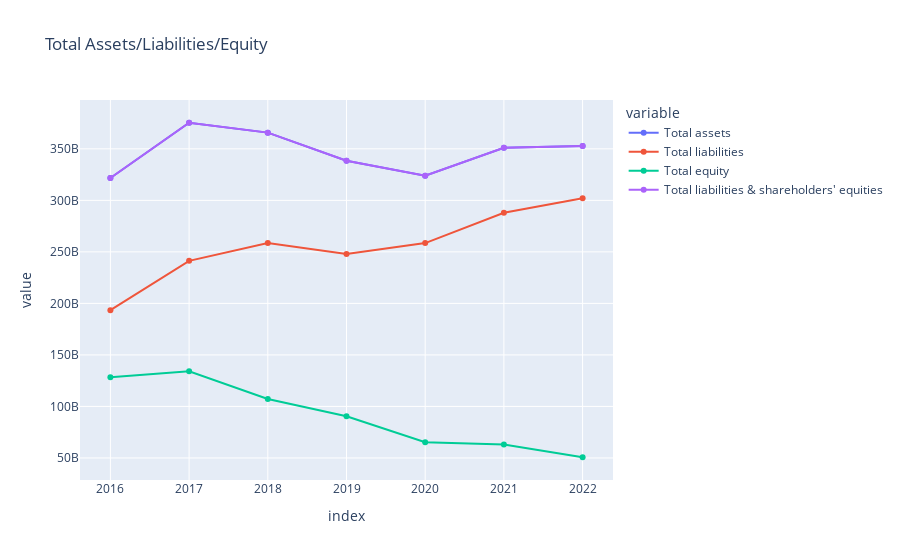
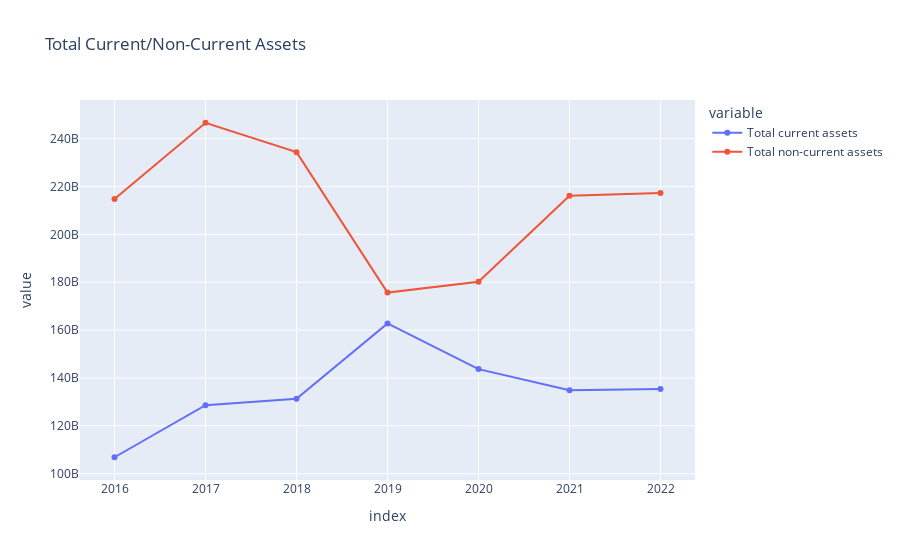
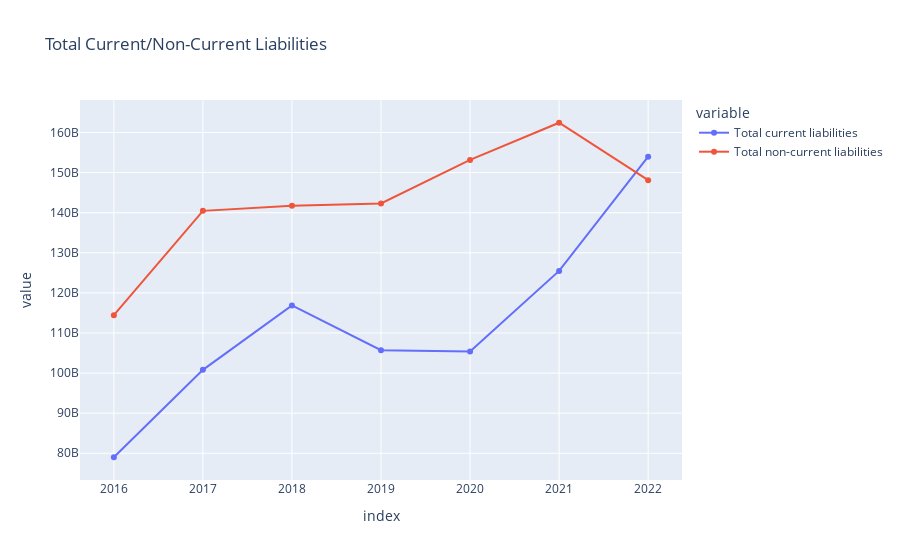
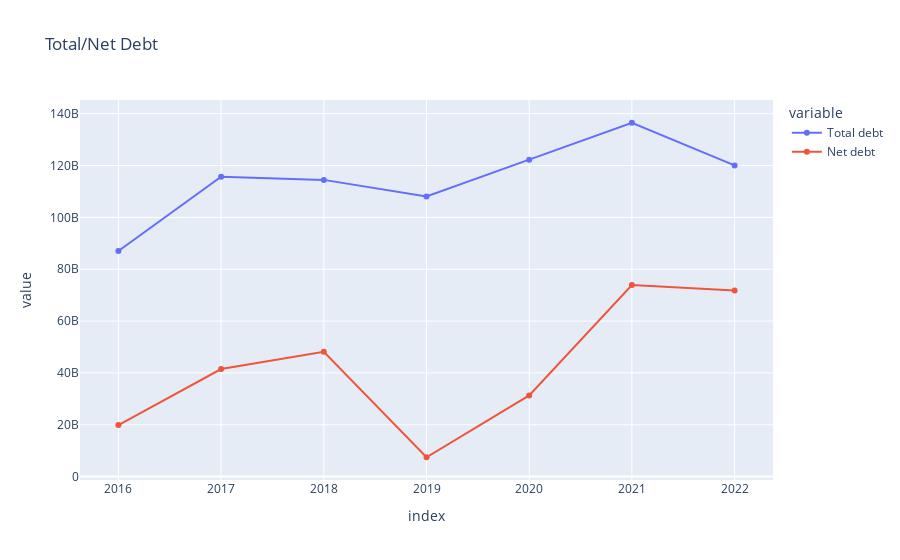

Notebook code for these charts, in order:
### Code cell
# balanse sheet
df_balanse_sheet = run_scraper.balanse_sheet.transpose()

fig_total_assets_liabilities_equity = px.line(df_balanse_sheet, x=df_balanse_sheet.index, y=['Total assets', 'Total liabilities', 'Total equity',  "Total liabilities & shareholders' equities"],
                                              title='Total Assets/Liabilities/Equity', markers=True)
fig_total_assets_liabilities_equity.show()

fig_current_non_current_assets = px.line(df_balanse_sheet, x=df_balanse_sheet.index, y=['Total current assets', 'Total non-current assets'],
                                         title='Total Current/Non-Current Assets', markers=True)
fig_current_non_current_assets.show()

fig_current_non_current_liabilities = px.line(df_balanse_sheet, x=df_balanse_sheet.index, y=['Total current liabilities', 'Total non-current liabilities'],
                                              title='Total Current/Non-Current Liabilities', markers=True)
fig_current_non_current_liabilities.show()


fig_total_assets_liabilities_equity = px.line(df_balanse_sheet, x=df_balanse_sheet.index, y=['Total debt', 'Net debt'],
                                              title='Total/Net Debt', markers=True)
fig_total_assets_liabilities_equity.show()

fig_book_value_per_share = px.line(df_balanse_sheet, x=df_balanse_sheet.index, y=['Book value per share'],
                                   title='Book Value Per Share', markers=True)
fig_book_value_per_share.show()


# Index(['Total assets', 'Total current assets',
#        'Cash and short term investments', 'Cash & equivalents',
#        'Short term investments', 'Total receivables, net',
#        'Accounts receivable - trade, net', 'Accounts receivables, gross',
#        'Bad debt / Doubtful accounts', 'Other receivables', 'Total inventory',
#        'Inventories - work in progress',
#        'Inventories - progress payments & other',
#        'Inventories - finished goods', 'Inventories - raw materials',
#        'Prepaid expenses', 'Other current assets, total',
#        'Total non-current assets', 'Long term investments',
#        'Note receivable - long term',
#        'Investments in unconsolidated subsidiaries', 'Other investments',
#        'Net property/plant/equipment', 'Gross property/plant/equipment',
#        'Property/plant/equipment - Buildings',
#        'Property/plant/equipment - Construction in progress',
#        'Property/plant/equipment - Machinery & equipment',
#        'Property/plant/equipment - Land & improvement',
#        'Property/plant/equipment - Leased property',
#        'Property/plant/equipment - Leases',
#        'Property/plant/equipment - Computer software and equipment',
#        'Property/plant/equipment - Transportation equipment',
#        'Property/plant/equipment - Other', 'Accumulated depreciation, total',
#        'Accumulated depreciation - Buildings',
#        'Accumulated depreciation - Construction in progress',
#        'Accumulated depreciation - Machinery & equipment',
#        'Accumulated depreciation - Land & improvement',
#        'Accumulated depreciation - Leased property',
#        'Accumulated depreciation - Leases',
#        'Accumulated depreciation - Computer software and equipment',
#        'Accumulated depreciation - Transportation equipment',
#        'Accumulated depreciation - Other', 'Deferred tax assets',
#        'Net intangible assets', 'Goodwill, net', 'Goodwill, gross',
#        'Accumulated goodwill amortization', 'Other intangibles, net',
#        'Other intangibles, gross',
#        'Accumulated amortization of other intangibles', 'Deferred charges',
#        'Other long term assets, total', 'Total liabilities',
#        'Total current liabilities', 'Short term debt',
#        'Current portion of LT debt and capital leases',
#        'Short term debt excl. current portion of LT debt', 'Notes payable',
#        'Other short term debt', 'Accounts payable', 'Income tax payable',
#        'Dividends payable', 'Accrued payroll', 'Deferred income, current',
#        'Other current liabilities', 'Total non-current liabilities',
#        'Long term debt', 'Long term debt excl. lease liabilities',
#        'Capital and operating lease obligations',
#        'Capitalized lease obligations', 'Operating lease liabilities',
#        'Provision for risks & charge', 'Deferred tax liabilities',
#        'Deferred income, non-current', 'Other non-current liabilities, total',
#        'Total equity', 'Shareholders' equity', 'Common equity, total',
#        'Preferred stock, carrying value', 'Minority interest',
#        'Total liabilities & shareholders' equities', 'Total debt', 'Net debt',
#        'Book value per share'],
#       dtype='object')

### Figure 1 — Plotly figure (JSON) as saved in the notebook; plotly's stock layout.template omitted (floating-point values rounded to 4 significant figures)
{"data": [{"hovertemplate": "variable=Total assets<br>index=%{x}<br>value=%{y}<extra></extra>", "legendgroup": "Total assets", "line": {"color": "#636efa", "dash": "solid"}, "marker": {"symbol": "circle"}, "mode": "markers+lines", "name": "Total assets", "orientation": "v", "showlegend": true, "type": "scatter", "x": ["2016", "2017", "2018", "2019", "2020", "2021", "2022"], "xaxis": "x", "y": [321690000000, 375320000000, 365730000000, 338520000000, 323890000000, 351000000000, 352750000000], "yaxis": "y"}, {"hovertemplate": "variable=Total liabilities<br>index=%{x}<br>value=%{y}<extra></extra>", "legendgroup": "Total liabilities", "line": {"color": "#EF553B", "dash": "solid"}, "marker": {"symbol": "circle"}, "mode": "markers+lines", "name": "Total liabilities", "orientation": "v", "showlegend": true, "type": "scatter", "x": ["2016", "2017", "2018", "2019", "2020", "2021", "2022"], "xaxis": "x", "y": [193440000000, 241270000000, 258600000000.0, 248030000000, 258550000000, 287910000000, 302080000000], "yaxis": "y"}, {"hovertemplate": "variable=Total equity<br>index=%{x}<br>value=%{y}<extra></extra>", "legendgroup": "Total equity", "line": {"color": "#00cc96", "dash": "solid"}, "marker": {"symbol": "circle"}, "mode": "markers+lines", "name": "Total equity", "orientation": "v", "showlegend": true, "type": "scatter", "x": ["2016", "2017", "2018", "2019", "2020", "2021", "2022"], "xaxis": "x", "y": [128250000000, 134100000000.0, 107150000000, 90490000000, 65340000000, 63090000000, 50670000000], "yaxis": "y"}, {"hovertemplate": "variable=Total liabilities & shareholders' equities<br>index=%{x}<br>value=%{y}<extra></extra>", "legendgroup": "Total liabilities & shareholders' equities", "line": {"color": "#ab63fa", "dash": "solid"}, "marker": {"symbol": "circle"}, "mode": "markers+lines", "name": "Total liabilities & shareholders' equities", "orientation": "v", "showlegend": true, "type": "scatter", "x": ["2016", "2017", "2018", "2019", "2020", "2021", "2022"], "xaxis": "x", "y": [321690000000, 375320000000, 365730000000, 338520000000, 323890000000, 351000000000, 352750000000], "yaxis": "y"}], "layout": {"legend": {"title": {"text": "variable"}, "tracegroupgap": 0}, "title": {"text": "Total Assets/Liabilities/Equity"}, "xaxis": {"anchor": "y", "domain": [0, 1], "title": {"text": "index"}}, "yaxis": {"anchor": "x", "domain": [0, 1], "title": {"text": "value"}}}}

### Figure 2 — Plotly figure (JSON) as saved in the notebook; plotly's stock layout.template omitted (floating-point values rounded to 4 significant figures)
{"data": [{"hovertemplate": "variable=Total current assets<br>index=%{x}<br>value=%{y}<extra></extra>", "legendgroup": "Total current assets", "line": {"color": "#636efa", "dash": "solid"}, "marker": {"symbol": "circle"}, "mode": "markers+lines", "name": "Total current assets", "orientation": "v", "showlegend": true, "type": "scatter", "x": ["2016", "2017", "2018", "2019", "2020", "2021", "2022"], "xaxis": "x", "y": [106870000000, 128650000000, 131340000000, 162820000000, 143710000000, 134840000000, 135410000000], "yaxis": "y"}, {"hovertemplate": "variable=Total non-current assets<br>index=%{x}<br>value=%{y}<extra></extra>", "legendgroup": "Total non-current assets", "line": {"color": "#EF553B", "dash": "solid"}, "marker": {"symbol": "circle"}, "mode": "markers+lines", "name": "Total non-current assets", "orientation": "v", "showlegend": true, "type": "scatter", "x": ["2016", "2017", "2018", "2019", "2020", "2021", "2022"], "xaxis": "x", "y": [214820000000, 246670000000, 234390000000, 175700000000, 180180000000, 216170000000, 217350000000], "yaxis": "y"}], "layout": {"legend": {"title": {"text": "variable"}, "tracegroupgap": 0}, "title": {"text": "Total Current/Non-Current Assets"}, "xaxis": {"anchor": "y", "domain": [0, 1], "title": {"text": "index"}}, "yaxis": {"anchor": "x", "domain": [0, 1], "title": {"text": "value"}}}}

### Figure 3 — Plotly figure (JSON) as saved in the notebook; plotly's stock layout.template omitted (floating-point values rounded to 4 significant figures)
{"data": [{"hovertemplate": "variable=Total current liabilities<br>index=%{x}<br>value=%{y}<extra></extra>", "legendgroup": "Total current liabilities", "line": {"color": "#636efa", "dash": "solid"}, "marker": {"symbol": "circle"}, "mode": "markers+lines", "name": "Total current liabilities", "orientation": "v", "showlegend": true, "type": "scatter", "x": ["2016", "2017", "2018", "2019", "2020", "2021", "2022"], "xaxis": "x", "y": [79010000000, 100810000000, 116870000000, 105720000000, 105390000000, 125480000000, 153980000000], "yaxis": "y"}, {"hovertemplate": "variable=Total non-current liabilities<br>index=%{x}<br>value=%{y}<extra></extra>", "legendgroup": "Total non-current liabilities", "line": {"color": "#EF553B", "dash": "solid"}, "marker": {"symbol": "circle"}, "mode": "markers+lines", "name": "Total non-current liabilities", "orientation": "v", "showlegend": true, "type": "scatter", "x": ["2016", "2017", "2018", "2019", "2020", "2021", "2022"], "xaxis": "x", "y": [114430000000, 140460000000, 141710000000, 142310000000, 153160000000, 162430000000, 148100000000], "yaxis": "y"}], "layout": {"legend": {"title": {"text": "variable"}, "tracegroupgap": 0}, "title": {"text": "Total Current/Non-Current Liabilities"}, "xaxis": {"anchor": "y", "domain": [0, 1], "title": {"text": "index"}}, "yaxis": {"anchor": "x", "domain": [0, 1], "title": {"text": "value"}}}}

### Figure 4 — Plotly figure (JSON) as saved in the notebook; plotly's stock layout.template omitted (floating-point values rounded to 4 significant figures)
{"data": [{"hovertemplate": "variable=Total debt<br>index=%{x}<br>value=%{y}<extra></extra>", "legendgroup": "Total debt", "line": {"color": "#636efa", "dash": "solid"}, "marker": {"symbol": "circle"}, "mode": "markers+lines", "name": "Total debt", "orientation": "v", "showlegend": true, "type": "scatter", "x": ["2016", "2017", "2018", "2019", "2020", "2021", "2022"], "xaxis": "x", "y": [87030000000, 115680000000, 114480000000, 108050000000, 122280000000, 136500000000.0, 120070000000], "yaxis": "y"}, {"hovertemplate": "variable=Net debt<br>index=%{x}<br>value=%{y}<extra></extra>", "legendgroup": "Net debt", "line": {"color": "#EF553B", "dash": "solid"}, "marker": {"symbol": "circle"}, "mode": "markers+lines", "name": "Net debt", "orientation": "v", "showlegend": true, "type": "scatter", "x": ["2016", "2017", "2018", "2019", "2020", "2021", "2022"], "xaxis": "x", "y": [19880000000, 41500000000, 48180000000, 7470000000, 31300000000, 73880000000, 71770000000], "yaxis": "y"}], "layout": {"legend": {"title": {"text": "variable"}, "tracegroupgap": 0}, "title": {"text": "Total/Net Debt"}, "xaxis": {"anchor": "y", "domain": [0, 1], "title": {"text": "index"}}, "yaxis": {"anchor": "x", "domain": [0, 1], "title": {"text": "value"}}}}
